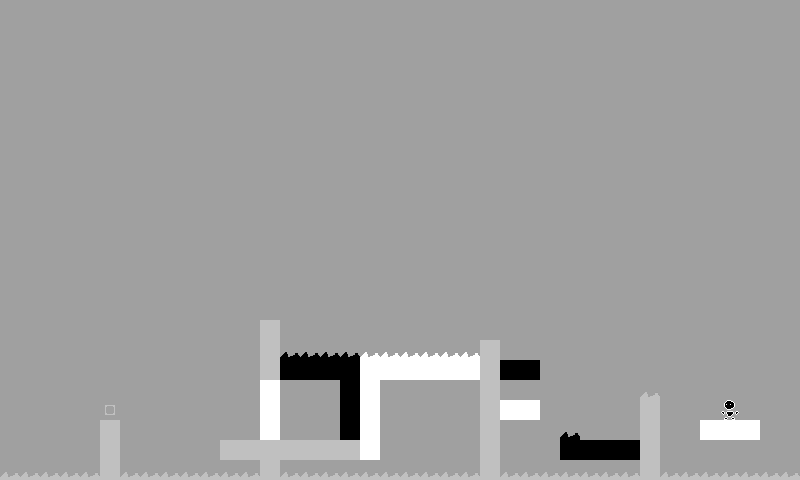

A 2D game scene composited from a Tiled map and its tileset images. What follows is a short description and the map's XML, with each tile layer's data collapsed to a summary:
An orthogonal 40x24 tile map with 20x20 px tiles, 1 tile layer (Map).

<map version="1.2" tiledversion="1.2.5" orientation="orthogonal" renderorder="right-down" width="40" height="24" tilewidth="20" tileheight="20" infinite="0" backgroundcolor="#a0a0a0" nextlayerid="7" nextobjectid="1">
 <properties>
  <property name="Background" type="int" value="0" />
  <property name="Title" value="Pillars" />
  <property name="Wrapping" type="int" value="0" />
 </properties>
 <tileset firstgid="1" name="tmx_ss" tilewidth="20" tileheight="20" tilecount="30" columns="3">
  <image source="tmx_ss.png" width="60" height="200" />
  <tile id="0" type="Player">
   <properties>
    <property name="Color" type="int" value="0" />
    <property name="Flipped" type="int" value="0" />
   </properties>
  </tile>
  <tile id="1" type="Player">
   <properties>
    <property name="Color" type="int" value="0" />
    <property name="Flipped" type="int" value="1" />
   </properties>
  </tile>
  <tile id="2" type="RGBSphere">
   <properties>
    <property name="Color" type="int" value="192" />
    <property name="Flipped" type="int" value="0" />
   </properties>
  </tile>
  <tile id="3" type="Block">
   <properties>
    <property name="Color" type="int" value="0" />
    <property name="Flipped" type="int" value="0" />
   </properties>
  </tile>
  <tile id="4" type="Block">
   <properties>
    <property name="Color" type="int" value="192" />
    <property name="Flipped" type="int" value="0" />
   </properties>
  </tile>
  <tile id="5" type="Block">
   <properties>
    <property name="Color" type="int" value="255" />
    <property name="Flipped" type="int" value="0" />
   </properties>
  </tile>
  <tile id="6" type="Exit">
   <properties>
    <property name="Color" type="int" value="0" />
    <property name="Flipped" type="int" value="0" />
   </properties>
  </tile>
  <tile id="7" type="Exit">
   <properties>
    <property name="Color" type="int" value="192" />
    <property name="Flipped" type="int" value="0" />
   </properties>
  </tile>
  <tile id="8" type="Exit">
   <properties>
    <property name="Color" type="int" value="255" />
    <property name="Flipped" type="int" value="0" />
   </properties>
  </tile>
  <tile id="9" type="Pit">
   <properties>
    <property name="Color" type="int" value="0" />
    <property name="Flipped" type="int" value="0" />
   </properties>
  </tile>
  <tile id="10" type="Pit">
   <properties>
    <property name="Color" type="int" value="192" />
    <property name="Flipped" type="int" value="0" />
   </properties>
  </tile>
  <tile id="11" type="Pit">
   <properties>
    <property name="Color" type="int" value="255" />
    <property name="Flipped" type="int" value="0" />
   </properties>
  </tile>
  <tile id="12" type="Pit">
   <properties>
    <property name="Color" type="int" value="0" />
    <property name="Flipped" type="int" value="1" />
   </properties>
  </tile>
  <tile id="13" type="Pit">
   <properties>
    <property name="Color" type="int" value="192" />
    <property name="Flipped" type="int" value="1" />
   </properties>
  </tile>
  <tile id="14" type="Pit">
   <properties>
    <property name="Color" type="int" value="255" />
    <property name="Flipped" type="int" value="1" />
   </properties>
  </tile>
  <tile id="15" type="Breakable">
   <properties>
    <property name="Color" type="int" value="0" />
    <property name="Flipped" type="int" value="0" />
   </properties>
  </tile>
  <tile id="16" type="Breakable">
   <properties>
    <property name="Color" type="int" value="192" />
    <property name="Flipped" type="int" value="0" />
   </properties>
  </tile>
  <tile id="17" type="Breakable">
   <properties>
    <property name="Color" type="int" value="255" />
    <property name="Flipped" type="int" value="0" />
   </properties>
  </tile>
  <tile id="18" type="Breakable">
   <properties>
    <property name="Color" type="int" value="0" />
    <property name="Flipped" type="int" value="1" />
   </properties>
  </tile>
  <tile id="19" type="Breakable">
   <properties>
    <property name="Color" type="int" value="192" />
    <property name="Flipped" type="int" value="1" />
   </properties>
  </tile>
  <tile id="20" type="Breakable">
   <properties>
    <property name="Color" type="int" value="255" />
    <property name="Flipped" type="int" value="1" />
   </properties>
  </tile>
  <tile id="21" type="Jumpad">
   <properties>
    <property name="Color" type="int" value="0" />
    <property name="Flipped" type="int" value="0" />
   </properties>
  </tile>
  <tile id="22" type="Jumpad">
   <properties>
    <property name="Color" type="int" value="192" />
    <property name="Flipped" type="int" value="0" />
   </properties>
  </tile>
  <tile id="23" type="Jumpad">
   <properties>
    <property name="Color" type="int" value="255" />
    <property name="Flipped" type="int" value="0" />
   </properties>
  </tile>
  <tile id="24" type="Jumpad">
   <properties>
    <property name="Color" type="int" value="0" />
    <property name="Flipped" type="int" value="1" />
   </properties>
  </tile>
  <tile id="25" type="Jumpad">
   <properties>
    <property name="Color" type="int" value="192" />
    <property name="Flipped" type="int" value="1" />
   </properties>
  </tile>
  <tile id="26" type="Jumpad">
   <properties>
    <property name="Color" type="int" value="255" />
    <property name="Flipped" type="int" value="1" />
   </properties>
  </tile>
  <tile id="27" type="KillBlock">
   <properties>
    <property name="Color" type="int" value="192" />
    <property name="Flipped" type="int" value="0" />
   </properties>
  </tile>
  <tile id="28" type="Flipad">
   <properties>
    <property name="Color" type="int" value="192" />
    <property name="Flipped" type="int" value="0" />
   </properties>
  </tile>
  <tile id="29" type="Flipad">
   <properties>
    <property name="Color" type="int" value="255" />
    <property name="Flipped" type="int" value="0" />
   </properties>
  </tile>
 </tileset>
 <layer id="4" name="Map" width="40" height="24">
  <properties>
   <property name="Background" type="int" value="0" />
   <property name="Title" value="Pillars" />
   <property name="Wrapping" type="int" value="0" />
  </properties>
  <data>[960 cells, 106 non-empty, 8 distinct tile ids]</data>
 </layer>
</map>
